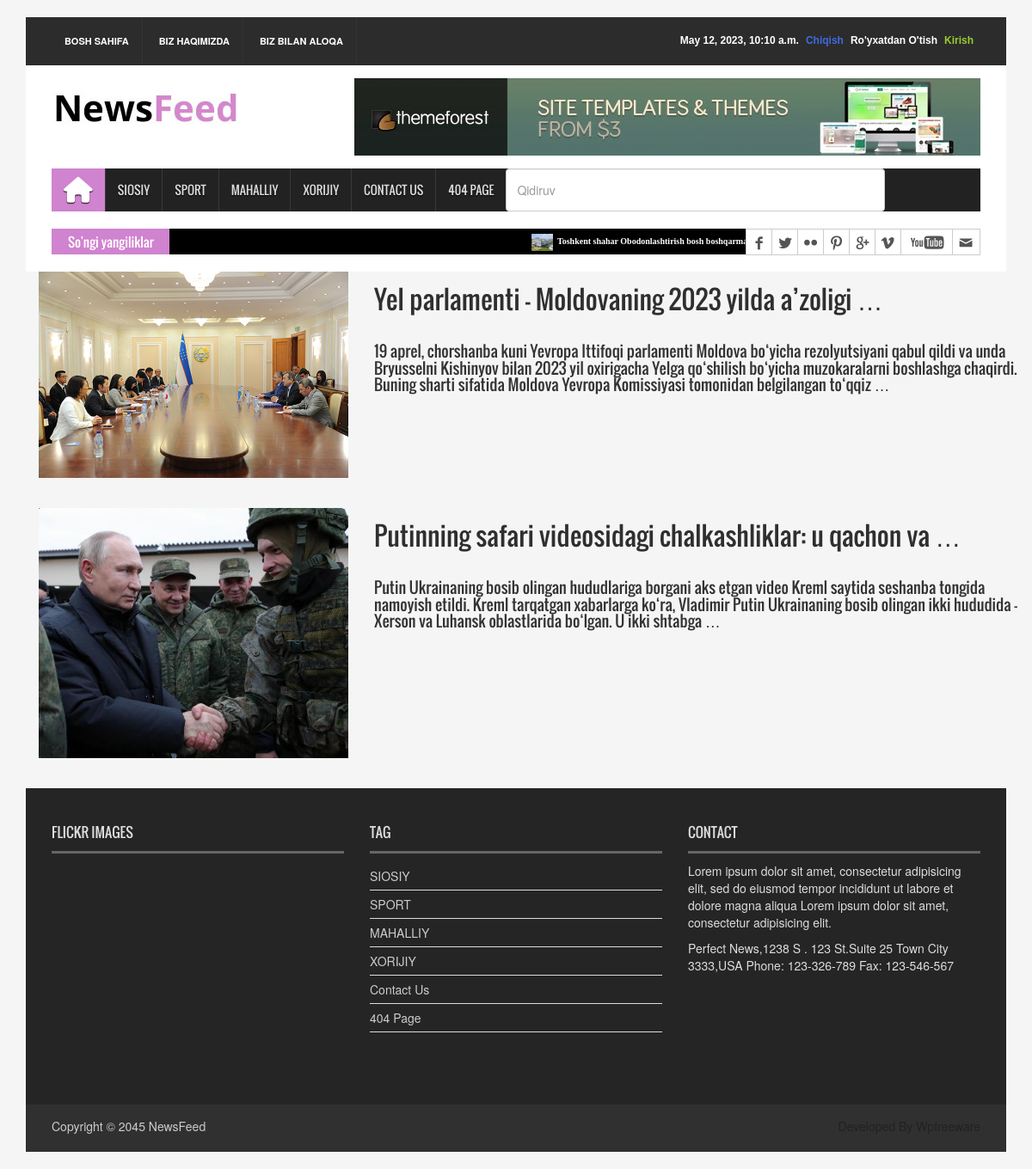
Page /xorij/ on the earlier database version.
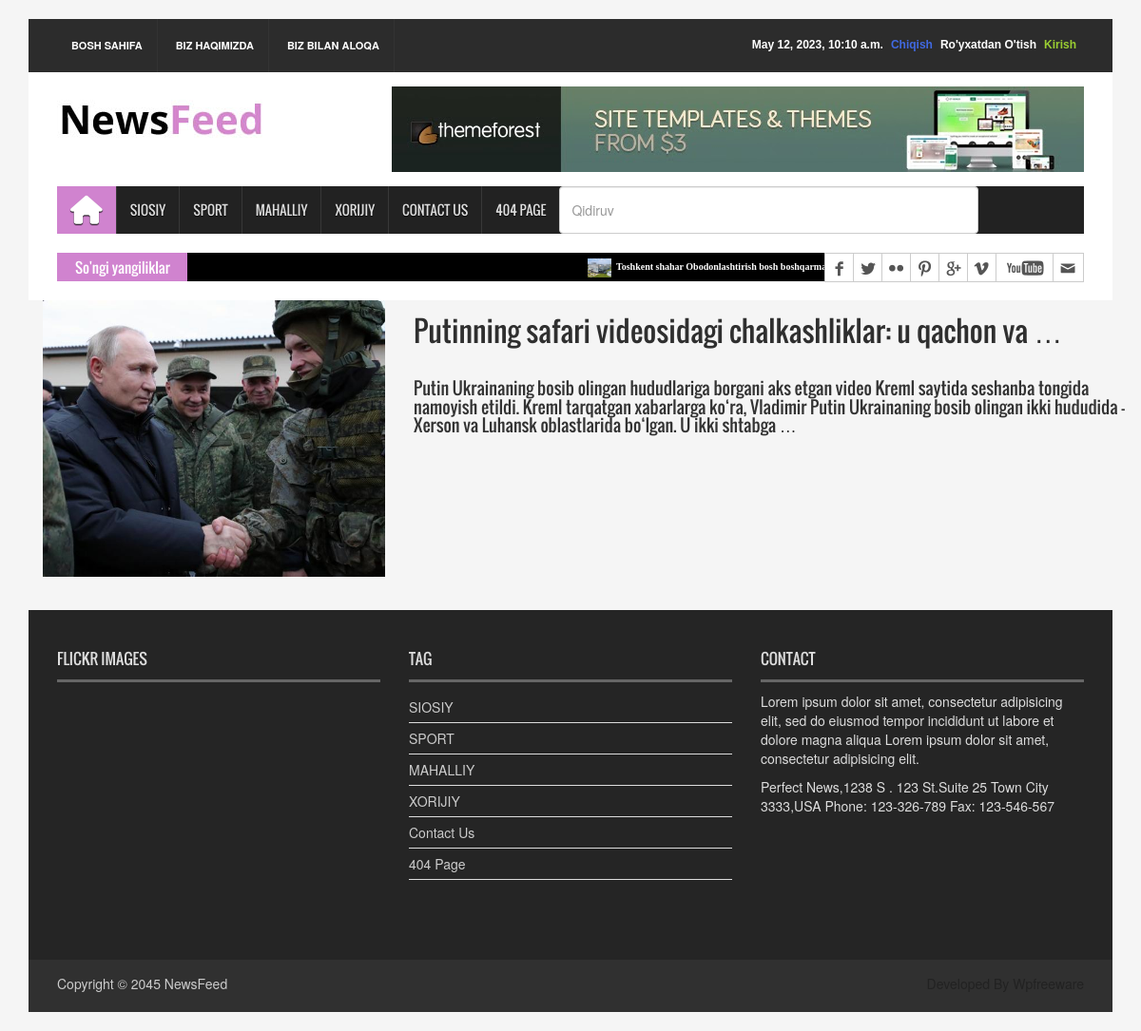
Same page on the later database version.
### news/models.py (models this page shows, shortened)
class News(models.Model):
    class Status(models.TextChoices):
        Draft = 'DF', 'Draft'
        Published = 'PB', 'Published'
    title = models.CharField(max_length=250)
    slug = models.SlugField(max_length=250)
    body = models.TextField()
    image = models.ImageField(upload_to='image')
    category = models.ForeignKey(Category, on_delete=models.CASCADE)
    publish_time = models.DateTimeField(default=timezone.now)
    created_time = models.DateTimeField(auto_now_add=True)
    upload_time = models.DateTimeField(auto_now=True)
    status = models.CharField(max_length=2, choices=Status.choices, default=Status.Draft)
    class Meta:
        ordering = ["-publish_time"]

### news/views.py (the view)
# urls.py: path('xorij/', XorijNewsView.as_view(), name='xorij_news'),
class XorijNewsView(ListView):
    model = News
    template_name = 'news/xorij.html'
    context_object_name = 'xorij'
    def get_queryset(self):
        single = self.model.objects.all().filter(category__name='XORIJ')
        return single

### news/model_primary.py (called while the page is built)
def last_news(request):
    last_news = News.objects.all().order_by('-publish_time')[:10]
    navbar = Category.objects.all()
    now = datetime.now()
    context = {
        "last_news": last_news,
        'navbar': navbar,
        'now': now,
    }
    return context

### templates/news/xorij.html
{% extends 'news/base.html' %}
{% load static %}
{% block content %}
    {% for xj in xorij %}
        <div style="margin-bottom: 35px" class="container">
            <div class="row">
                <div class="col-sm-4">
                    <a href="{% url 'news_detail' xj.pk %}"> <img style="width: 100%" src="{{ xj.image.url }}"> </a>
                </div>
                <div class="col-sm-8">
                    <a href="{% url 'news_detail' xj.pk %}"><h2 >{{ xj.title|truncatewords:7 }}</h2></a>
                    <br>
                    <h4>{{ xj.body|truncatewords:35 }}</h4>
                </div>
            </div>
        </div>
    {% endfor %}
{% endblock content %}

### templates/news/base.html (shortened to what this page needs)
{% load static %}
{% load hitcount_tags %}
<!DOCTYPE html>
<html>
<head>
<link rel="stylesheet" type="text/css" href="{% static 'css/bootstrap.min.css' %}">
<link rel="stylesheet" type="text/css" href="{% static 'css/font-awesome.min.css' %}">
<link rel="stylesheet" type="text/css" href="{% static 'css/animate.css' %}">
<link rel="stylesheet" type="text/css" href="{% static 'css/font.css' %}">
<link rel="stylesheet" type="text/css" href="{% static 'css/li-scroller.css' %}">
<link rel="stylesheet" type="text/css" href="{% static 'css/slick.css' %}">
<link rel="stylesheet" type="text/css" href="{% static 'css/jquery.fancybox.css' %}">
<link rel="stylesheet" type="text/css" href="{% static 'css/theme.css' %}">
<link rel="stylesheet" type="text/css" href="{% static 'css/style.css' %}">
<link rel="stylesheet" href="{% static 'css/profile.css' %}">
<link rel="stylesheet" href="https://cdnjs.cloudflare.com/ajax/libs/font-awesome/6.4.0/css/all.min.css" />
</head>
    <body>
    <div class="container">
      <header id="header">
        <div class="row">
          <div class="col-lg-12 col-md-12 col-sm-12">
            <div class="header_top">
              <div class="header_top_left">
                <ul class="top_nav">
                  <li><a href="{% url 'home' %}">BOSH SAHIFA</a></li>
                  <li><a href="#">BIZ HAQIMIZDA</a></li>
                  <li><a href="{% url 'contact' %}">BIZ BILAN ALOQA</a></li>
                </ul>
              </div>
              <div class="header_top_right">
                  {% if request.user.is_authenticated %}
                  <p><a style="color: yellowgreen" href="{% url 'user_profile' %}">Your account</a></p>
                  <p><a style="color: royalblue" href="{% url 'logout' %}">Chiqish</a></p>
                  {% else %}
                  <p><a style="color: yellowgreen" href="{% url 'login' %}">Kirish</a></p>
                  <p><a style="color: white" href="{% url 'signup' %}">Ro'yxatdan O'tish</a></p>
                  <p><a style="color: royalblue" href="{% url 'logout' %}">Chiqish</a></p>
                  {% endif %}
                <p>{{ now }}</p>
              </div>
            </div>
          </div>
          <div class="col-lg-12 col-md-12 col-sm-12">
            <div class="header_bottom">
              <div class="logo_area"><a href="home.html" class="logo"><img src="{% static 'images/logo.jpg' %}" alt=""></a></div>
              <div class="add_banner"><a href="#"><img src="{% static 'images/addbanner_728x90_V1.jpg' %}" alt=""></a></div>
            </div>
          </div>
        </div>
      </header>
      <section id="navArea">
        <nav class="navbar navbar-inverse" role="navigation">
          <div id="navbar" class="navbar-collapse collapse">
            <ul class="nav navbar-nav main_nav">
              <li class="active"><a href="{% url 'home' %}"><span class="fa fa-home desktop-home"></span><span class="mobile-show">Home</span></a></li>
              <li><a href="{% url 'siyosat_news' %}">SIOSIY</a></li>
              <li><a href="{% url 'sport_news' %}">SPORT</a></li>
              <li><a href="{% url 'mahalliy_news' %}">MAHALLIY</a></li>
              <li><a href="{% url 'xorij_news' %}">XORIJIY</a></li>
              <li><a href="{% url 'contact' %}">Contact Us</a></li>
              <li><a href="{% url '404' %}">404 Page</a></li>
              <li><form method="get" action="{% url 'search_results' %}">
                    <input type="search" name="q" placeholder="Qidiruv" id="idello" class="form-control">
              </form></li>
            </ul>
          </div>
        </nav>
      </section>
      <section id="newsSection">
        <div class="row">
          <div class="col-lg-12 col-md-12">
            <div class="latest_newsarea"> <span>So'ngi yangiliklar</span>
              <ul id="ticker01" class="news_sticker">
                  {% for last in last_news %}
                <li><a href="{% url 'news_detail' last.pk %}"><img src="{{ last.image }}" alt="">{{ last.title|truncatewords:5 }}</a></li>
                  {% endfor %}
              </ul>
              <div class="social_area">
                <ul class="social_nav">
                  <li class="facebook"><a href="#"></a></li>
                  <li class="twitter"><a href="#"></a></li>
                  <li class="flickr"><a href="#"></a></li>
                  <li class="pinterest"><a href="#"></a></li>
                  <li class="googleplus"><a href="#"></a></li>
                  <li class="vimeo"><a href="#"></a></li>
                  <li class="youtube"><a href="#"></a></li>
                  <li class="mail"><a href="#"></a></li>
                </ul>
              </div>
            </div>
          </div>
        </div>
      </section>
        {% block content %}
        {% endblock content %}
    <footer id="footer">
        <div class="footer_top">
          <div class="row">
            <div class="col-lg-4 col-md-4 col-sm-4">
              <div class="footer_widget wow fadeInLeftBig">
                <h2>Flickr Images</h2>
              </div>
            </div>
            <div class="col-lg-4 col-md-4 col-sm-4">
              <div class="footer_widget wow fadeInDown">
                <h2>Tag</h2>
                <ul class="tag_nav">
                    <li><a href="{% url 'siyosat_news' %}">SIOSIY</a></li>
                      <li><a href="{% url 'sport_news' %}">SPORT</a></li>
                      <li><a href="{% url 'mahalliy_news' %}">MAHALLIY</a></li>
                      <li><a href="{% url 'xorij_news' %}">XORIJIY</a></li>
                      <li><a href="{% url 'contact' %}">Contact Us</a></li>
                      <li><a href="{% url '404' %}">404 Page</a></li>
                </ul>
              </div>
            </div>
            <div class="col-lg-4 col-md-4 col-sm-4">
              <div class="footer_widget wow fadeInRightBig">
                <h2>Contact</h2>
                <p>Lorem ipsum dolor sit amet, consectetur adipisicing elit, sed do eiusmod tempor incididunt ut labore et dolore magna aliqua Lorem ipsum dolor sit amet, consectetur adipisicing elit.</p>
                <address>
                Perfect News,1238 S . 123 St.Suite 25 Town City 3333,USA Phone: 123-326-789 Fax: 123-546-567
                </address>
              </div>
            </div>
          </div>
        </div>
        <div class="footer_bottom">
          <p class="copyright">Copyright &copy; 2045 <a href="home.html">NewsFeed</a></p>
          <p class="developer">Developed By Wpfreeware</p>
        </div>
      </footer>
    </div>
    </body>
</html>

### static/css/li-scroller.css (style rules this page uses)
ul.newsticker { position:relative; left:750px; font:bold 10px Verdana; list-style-type:none; margin:0; padding:0 }
ul.newsticker li { float:left; margin:0; padding:0 }
ul.newsticker a { white-space:nowrap; padding:0; color:#fff; margin:0 50px 0 0 }
ul.newsticker a > img { height:20px; margin-right:5px; width:25px }

### static/css/theme.css (style rules this page uses)
.navbar-inverse .navbar-nav > .active > a, .navbar-inverse .navbar-nav > .active > a:hover, .navbar-inverse .navbar-nav > .active > a:focus { background-color:#d083cf }
.latest_newsarea span { background:none repeat scroll 0 0 #d083cf }

### static/css/profile.css (style rules this page uses)
* { margin: 0; padding: 0; }
body { display: flex; justify-content: center; }

### templates/news/base.html (style rules this page uses)
#idello { height: 50px; width: 441px; }

Differences in the rows shown:
removed News: image (picture), title "YeI parlamenti - Moldovaning 2023 yilda a’zoligi …", body "19 aprel, chorshanba kuni Yevropa Ittifoqi parlamenti Moldova bo‘yicha rezolyutsiyani qabul qildi va unda Bryusselni Kishinyov bilan 2023 yil oxirigacha YeIga qo‘shilish bo‘yicha muzokaralarni boshlashga chaqirdi. Buning sharti sifatida Moldova Yevropa Komissiyasi tomonidan belgilangan to‘qqiz …"
